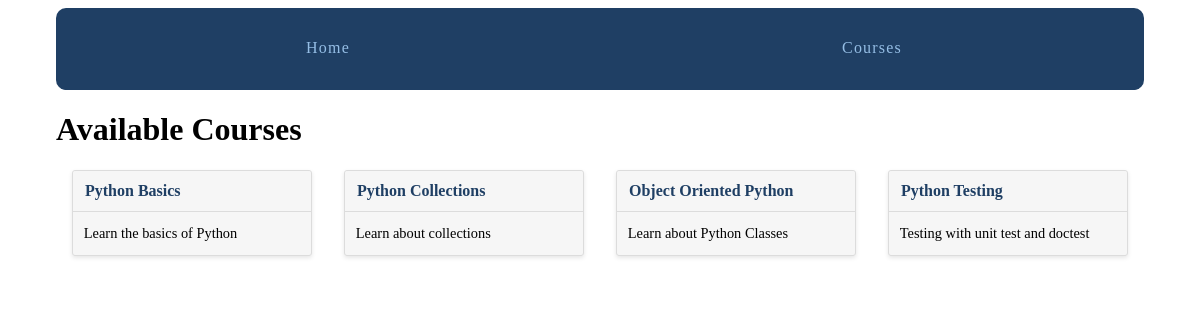
Page /courses/ on the committed database.
### courses/models.py (models this page shows, shortened)
class Course(models.Model):
    created_at = models.DateTimeField(auto_now_add=True)
    title = models.CharField(max_length=255)
    description = models.TextField()

### courses/views.py (the view)
def course_list(request):
    courses = Course.objects.all()
    return render(request,'courses/course_list.html', {'courses': courses})

### courses/templates/courses/course_list.html (shortened to what this page needs)
{%  extends "layout.html" %}
{%  block content %}
<h1>Available Courses</h1>
<div class="cards">
    {% for course in courses %}
    <div class="card">
        <header><a href="{% url 'courses:course_detail' pk=course.pk %}">{{ course.title }}</a></header>
        <div class="card-copy">
            {{ course.description }}
        </div>
    </div>
    {% endfor %}
</div>
{%  endblock %}

### templates/layout.html (shortened to what this page needs)
{% load static from staticfiles %}
<!doctype html>
<html>
    <head>
        <link rel="stylesheet" href="{%  static 'css/layout.css' %}">
    </head>
    <body>
        <div class="site-container">
            <nav>
                <a href="{% url 'home_page' %}">Home</a>
                <a href="{% url 'courses:course_list' %}">Courses</a>
            </nav>
            {% block content %}{% endblock content %}
        </div>
    </body>
</html>

### assets/css/layout.css (style rules this page uses)
html { box-sizing: border-box; }
*, *::after, *::before { box-sizing: inherit; }
.site-container { max-width: 68em; margin-left: auto; margin-right: auto; }
.site-container::after { clear: both; content: ""; display: table; }
.site-container nav { width: 100%; display: table; width: 100%; table-layout: fixed; border-bottom-left-radius: 10px; border-bottom-right-radius: 10px; border-top-left-radius: 10px; border-top-right-radius: 10px; border-bottom-left-radius: 10px; border-top-left-radius: 10px; border-bottom-right-radius: 10px; border-top-right-radius: 10px; background-color: #1f3f64; margin-bottom: 1em; overflow: hidden; }
.site-container nav a { display: table-cell; width: 8.33333%; padding: 10px; border-bottom: 2px solid #1f3f64; color: #95bee5; letter-spacing: 0.075em; line-height: 60px; text-align: center; text-decoration: none; }
.cards { display: -webkit-box; display: -moz-box; display: box; display: -webkit-flex; display: -moz-flex; display: -ms-flexbox; display: flex; -webkit-box-lines: multiple; -moz-box-lines: multiple; box-lines: multiple; -webkit-flex-wrap: wrap; -moz-flex-wrap: wrap; -ms-flex-wrap: wrap; flex-wrap: wrap; -webkit-box-pack: justify; -moz-box-pack: justify; box-pack: justify; -webkit-justify-content: space-between; -moz-justify-content: space-between; -ms-justify-content: space-between; -o-justify-content: space-between; justify-content: space-between; -ms-flex-pack: justify; }
.card { -webkit-flex-basis: 15em; -moz-flex-basis: 15em; flex-basis: 15em; -ms-flex-preferred-size: 15em; -webkit-flex-grow: 1; -moz-flex-grow: 1; flex-grow: 1; -ms-flex-positive: 1; -webkit-transition: all 0.2s ease-in-out; -moz-transition: all 0.2s ease-in-out; transition: all 0.2s ease-in-out; background-color: #f6f6f6; border-radius: 3px; border: 1px solid gainsboro; box-shadow: 0 2px 4px #e6e6e6; margin: 0 1em 1.5em 1em; position: relative; }
.card header { -webkit-transition: all 0.2s ease-in-out; -moz-transition: all 0.2s ease-in-out; transition: all 0.2s ease-in-out; background-color: #f6f6f6; border-bottom: 1px solid gainsboro; border-radius: 3px 3px 0 0; font-weight: bold; line-height: 1.5em; padding: 0.5em 0.75em; }
.card header a { color: #1f3f64; text-decoration: none; }
.card .card-copy { font-size: 0.9em; line-height: 1.5em; padding: 0.75em 0.75em; }

### rows in the picture
Course: title "Python Basics", description "Learn the basics of Python"
Course: title "Python Collections", description "Learn about collections"
Course: title "Object Oriented Python", description "Learn about Python Classes"
Course: title "Python Testing", description "Testing with unit test and doctest"
